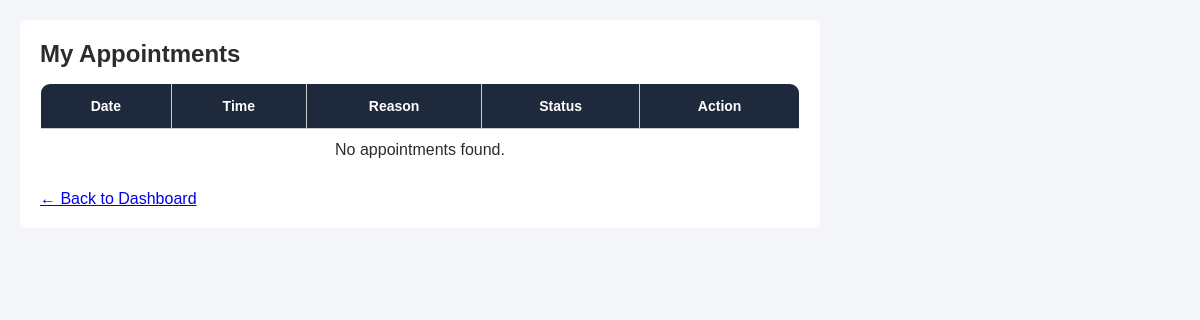
The app's page /modules/doctor/appointments.php, older data.
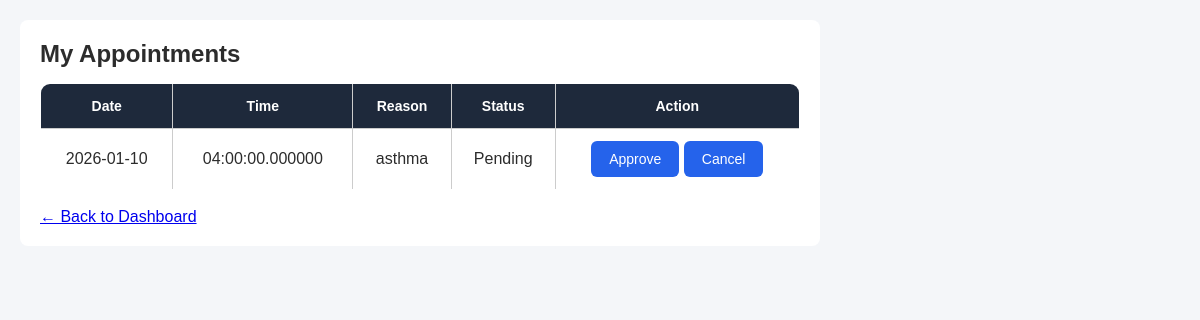
The same page, newer data.
### tables this page shows
CREATE TABLE `appointment` (
  `appointmentID` varchar(10) NOT NULL,
  `appointmentDate` date NOT NULL,
  `appointmentTime` time(6) NOT NULL,
  `reason` varchar(500) NOT NULL,
  `status` varchar(50) NOT NULL,
  `patientID` int(100) NOT NULL,
  `doctorID` int(100) NOT NULL
);

### modules/doctor/appointments.php (the view, shortened to what this page needs)
<?php
require_once "../../db/dbcon.php";
$doctorID = "DOC001";
$sql = "
    SELECT appointmentID, appointmentDate, appointmentTime,
           reason, status
    FROM appointment
    WHERE doctorID = ?
    ORDER BY appointmentDate, appointmentTime
";
$stmt = $conn->prepare($sql);
$stmt->bind_param("s", $doctorID);
$stmt->execute();
$appointments = $stmt->get_result();
?>
<!DOCTYPE html>
<html>
<head>
   <link rel="stylesheet" href="../../assets/css/style.css">
</head>
<body>
<div class="container">
    <h2>My Appointments</h2>
    <table>
        <tr>
            <th>Date</th>
            <th>Time</th>
            <th>Reason</th>
            <th>Status</th>
            <th>Action</th>
        </tr>
        <?php if ($appointments->num_rows > 0): ?>
            <?php while ($row = $appointments->fetch_assoc()): ?>
                <tr>
                    <td><?= htmlspecialchars($row['appointmentDate']) ?></td>
                    <td><?= htmlspecialchars($row['appointmentTime']) ?></td>
                    <td><?= htmlspecialchars($row['reason']) ?></td>
                    <td><?= htmlspecialchars($row['status']) ?></td>
                    <td>
                        <?php if ($row['status'] === 'Pending'): ?>
                            <form method="post" style="display:inline;">
                                <button type="submit">Approve</button>
                            </form>
                            <form method="post" style="display:inline;">
                                <button type="submit">Cancel</button>
                            </form>
                        <?php else: ?>
                            —
                        <?php endif; ?>
                    </td>
                </tr>
            <?php endwhile; ?>
        <?php else: ?>
            <tr>
                <td colspan="5">No appointments found.</td>
            </tr>
        <?php endif; ?>
    </table>
    <br>
    <a href="dashboard.php">← Back to Dashboard</a>
</div>
</body>
</html>

Row changes from the older to the newer data that the page shows:
added appointment: appointmentDate "2026-01-10", appointmentTime "04:00:00.000000", reason "asthma", status "Pending"
Text that changed along with them:
text no longer shown: "No appointments found."
